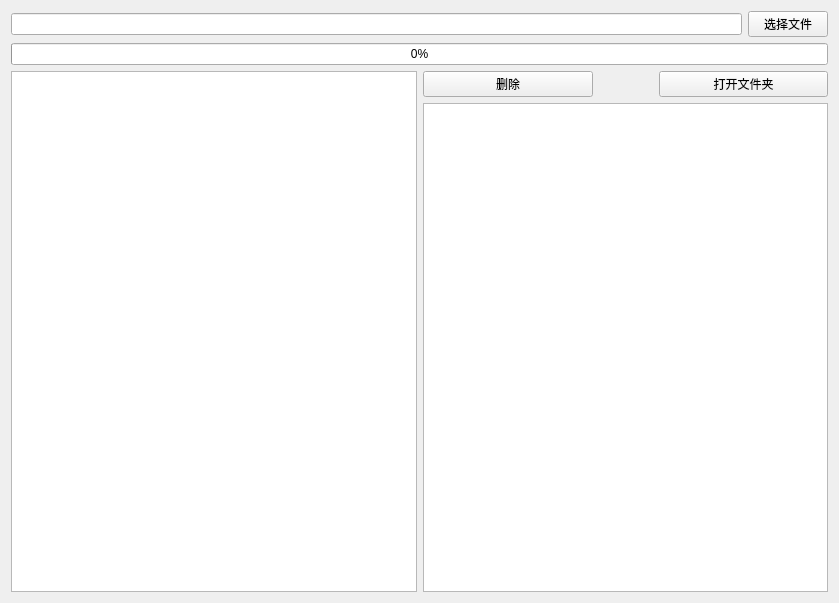
<?xml version="1.0" encoding="UTF-8"?>
<ui version="4.0">
 <class>Widget</class>
 <widget class="QWidget" name="Widget">
  <property name="geometry">
   <rect>
    <x>0</x>
    <y>0</y>
    <width>839</width>
    <height>603</height>
   </rect>
  </property>
  <property name="windowTitle">
   <string>重复文件检测工具</string>
  </property>
  <layout class="QVBoxLayout" name="verticalLayout_2">
   <item>
    <layout class="QHBoxLayout" name="horizontalLayout">
     <item>
      <widget class="QLineEdit" name="lineEdit"/>
     </item>
     <item>
      <widget class="QPushButton" name="pushButton">
       <property name="text">
        <string>选择文件</string>
       </property>
      </widget>
     </item>
    </layout>
   </item>
   <item>
    <widget class="QProgressBar" name="progressBar">
     <property name="value">
      <number>0</number>
     </property>
    </widget>
   </item>
   <item>
    <layout class="QHBoxLayout" name="horizontalLayout_3">
     <item>
      <widget class="QListWidget" name="listWidgetMD5"/>
     </item>
     <item>
      <layout class="QVBoxLayout" name="verticalLayout">
       <item>
        <layout class="QHBoxLayout" name="horizontalLayout_2">
         <item>
          <widget class="QPushButton" name="deleteBtn">
           <property name="text">
            <string>删除</string>
           </property>
          </widget>
         </item>
         <item>
          <spacer name="horizontalSpacer">
           <property name="orientation">
            <enum>Qt::Horizontal</enum>
           </property>
           <property name="sizeType">
            <enum>QSizePolicy::Fixed</enum>
           </property>
           <property name="sizeHint" stdset="0">
            <size>
             <width>60</width>
             <height>20</height>
            </size>
           </property>
          </spacer>
         </item>
         <item>
          <widget class="QPushButton" name="openFolderBtn">
           <property name="text">
            <string>打开文件夹</string>
           </property>
          </widget>
         </item>
        </layout>
       </item>
       <item>
        <widget class="QListWidget" name="listWidgetFiles"/>
       </item>
      </layout>
     </item>
    </layout>
   </item>
  </layout>
 </widget>
 <layoutdefault spacing="6" margin="11"/>
 <resources/>
 <connections/>
</ui>
